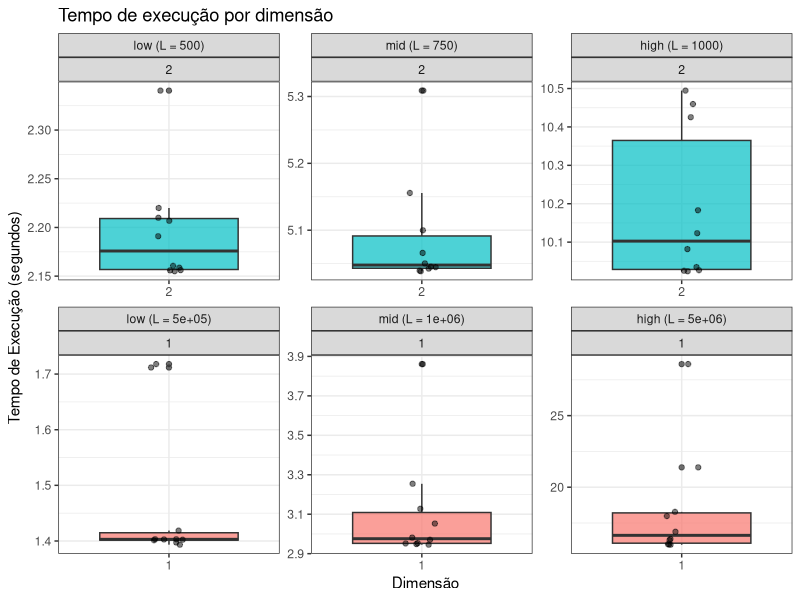

Write R code to recreate this figure.
library(readr)
library(dplyr)
library(ggplot2)

dados_1d <- read_csv("julia_1d_results.csv")
dados_2d <- read_csv("julia_2d_results.csv")
dados_combinados <- bind_rows(dados_1d, dados_2d)

ordem_correta <- dados_combinados %>%
  select(Size, L_Value) %>%
  distinct() %>%
  arrange(L_Value)

niveis_ordenados <- paste0(ordem_correta$Size, " (L = ", ordem_correta$L_Value, ")")

dados_para_plot <- dados_combinados %>%
  mutate(Size_Label = paste0(Size, " (L = ", L_Value, ")"))

dados_para_plot$Size_Label <- factor(
  dados_para_plot$Size_Label,
  levels = niveis_ordenados
)

ggplot(dados_para_plot, aes(x = as.factor(dimension), y = t_exec, fill = as.factor(dimension))) +
  geom_boxplot(alpha = 0.7) +
  geom_jitter(width = 0.1, alpha = 0.5) +
  
  facet_wrap(~ Size_Label + dimension, scales = "free") +
  
  labs(
    title = "Tempo de execução por dimensão",
    x = "Dimensão",
    y = "Tempo de Execução (segundos)"
  ) +
  theme_bw() +
  guides(fill = "none")
